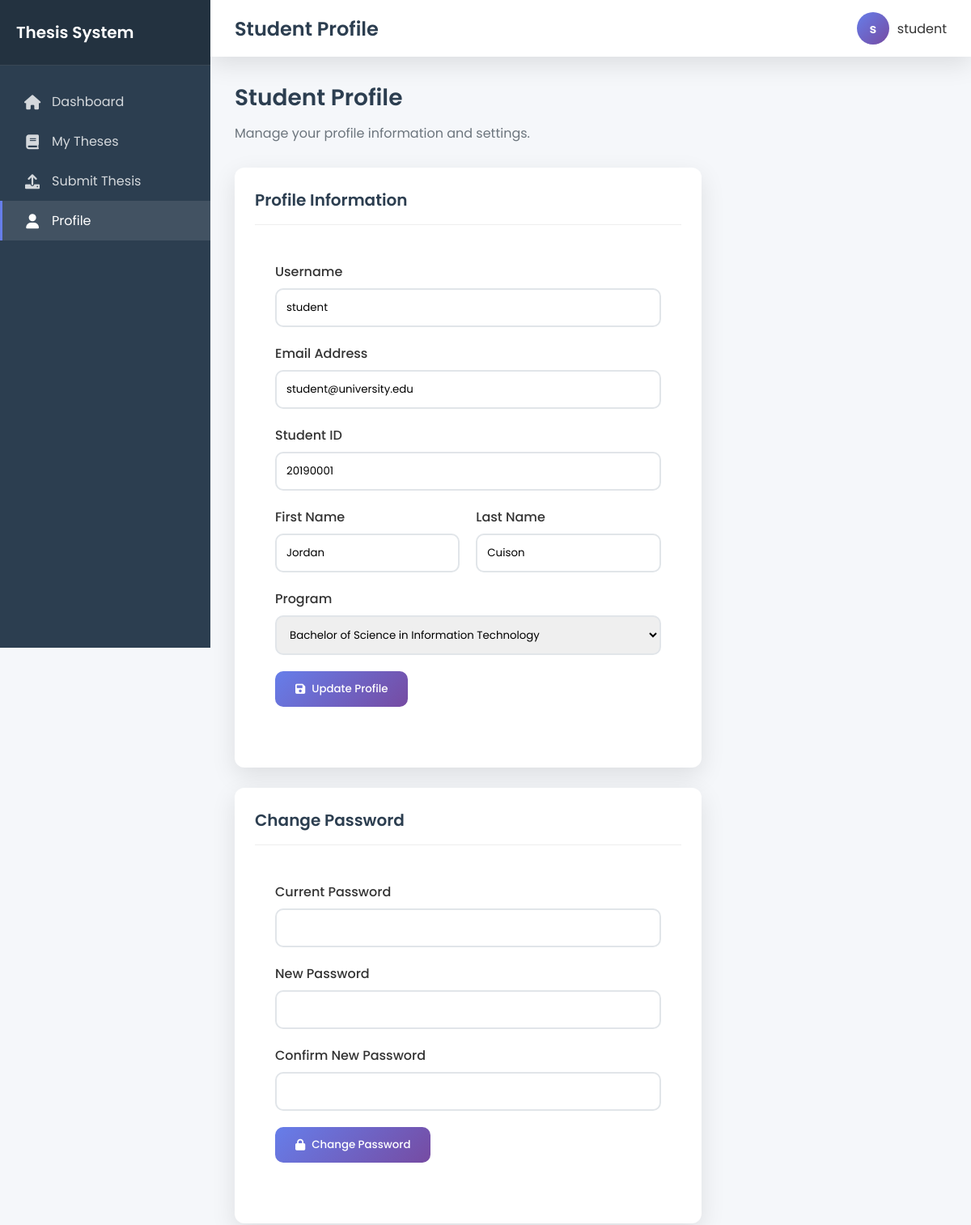
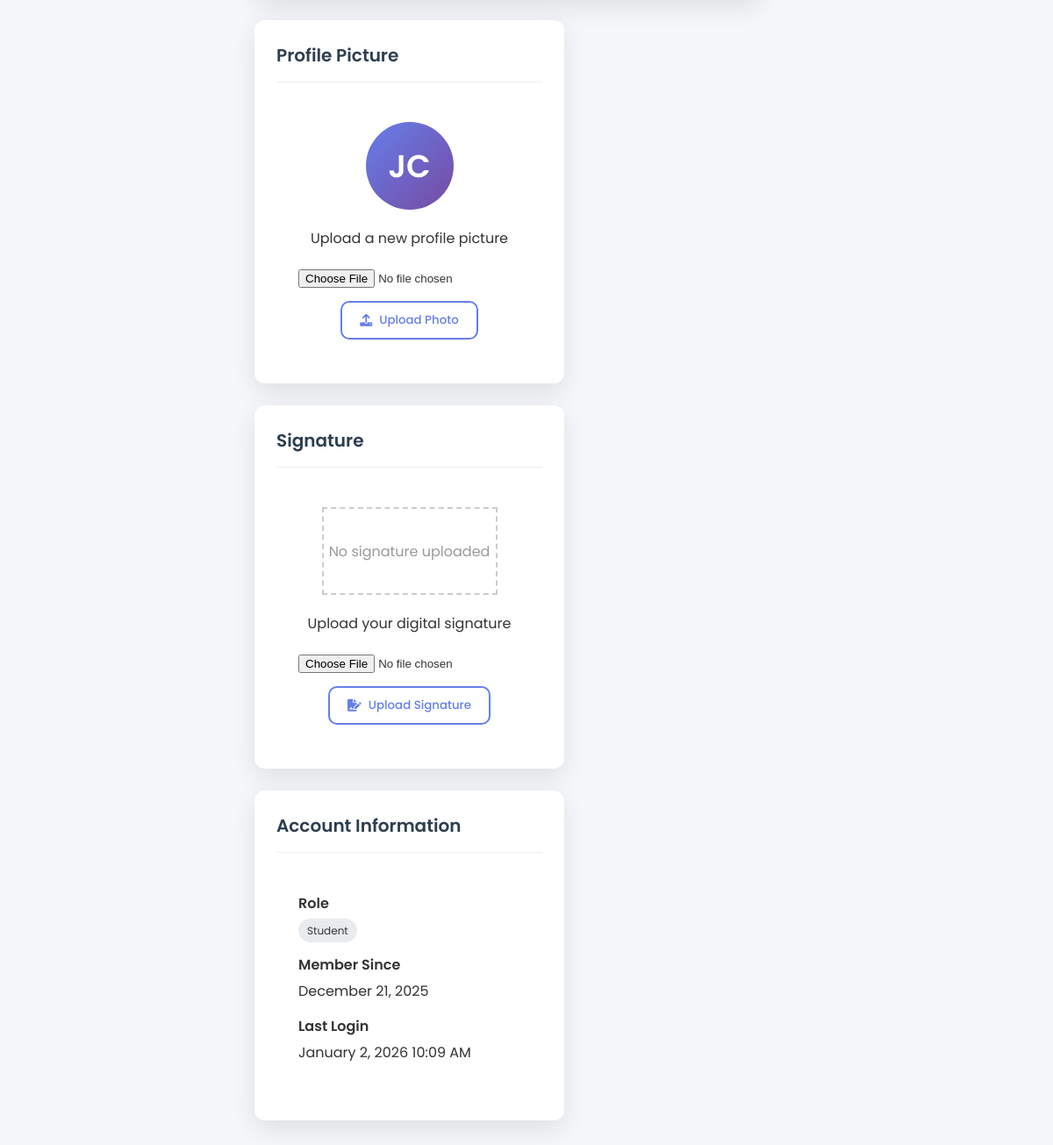
/student/profile.php (signed in), run on the app's committed database (2 pictures, top to bottom).
### tables this page shows
CREATE TABLE `users` (
  `id` int(11) NOT NULL,
  `username` varchar(50) NOT NULL,
  `email` varchar(100) NOT NULL,
  `password` varchar(255) NOT NULL,
  `role` enum('student','adviser','admin') NOT NULL,
  `first_name` varchar(50) NOT NULL,
  `last_name` varchar(50) NOT NULL,
  `middle_name` varchar(50) DEFAULT NULL,
  `student_id` varchar(20) DEFAULT NULL,
  `program_id` int(11) DEFAULT NULL,
  `profile_picture` varchar(255) DEFAULT NULL,
  `signature` varchar(255) DEFAULT NULL,
  `is_active` tinyint(1) DEFAULT 1,
  `last_login` timestamp NULL DEFAULT NULL,
  `created_at` timestamp NOT NULL DEFAULT current_timestamp(),
  `updated_at` timestamp NOT NULL DEFAULT current_timestamp() ON UPDATE current_timestamp()
);

CREATE TABLE `programs` (
  `id` int(11) NOT NULL,
  `department_id` int(11) NOT NULL,
  `name` varchar(100) NOT NULL,
  `description` text DEFAULT NULL,
  `created_at` timestamp NOT NULL DEFAULT current_timestamp(),
  `updated_at` timestamp NOT NULL DEFAULT current_timestamp() ON UPDATE current_timestamp()
);

### includes/Auth.php (called while the page is built, shortened)
<?php
class Auth
{
    public static function check()
    {
        return isset($_SESSION['logged_in']) && $_SESSION['logged_in'] === true;
    }
    public static function id()
    {
        return self::check() ? $_SESSION['user_id'] : null;
    }
}

### models/Model.php (called while the page is built, shortened)
<?php
class Model {
    public function __construct($database) {
        $this->pdo = $database;
    }
}
?>

### models/User.php (called while the page is built, shortened)
<?php
require_once 'Model.php';
class User extends Model
{
    public function getUserWithDetails($userId)
    {
        $stmt = $this->pdo->prepare("
            SELECT u.*, p.name as program_name, d.name as department_name
            FROM users u
            LEFT JOIN programs p ON u.program_id = p.id
            LEFT JOIN departments d ON p.department_id = d.id
            WHERE u.id = ?
        ");
        $stmt->execute([$userId]);
        return $stmt->fetch(PDO::FETCH_ASSOC);
    }
    public function getAllPrograms()
    {
        $stmt = $this->pdo->prepare("SELECT id, name FROM programs ORDER BY name");
        $stmt->execute();
        return $stmt->fetchAll(PDO::FETCH_ASSOC);
    }
}

### student/profile.php (the view, shortened to what this page needs)
<?php
require_once '../config/db.php';
require_once '../includes/Auth.php';
require_once '../models/User.php';
$userModel = new User($pdo);
$current_user = $userModel->getUserWithDetails(Auth::id());
$programs = $userModel->getAllPrograms();
?>
<div class="page-header">
    <h2>Student Profile</h2>
    <p>Manage your profile information and settings.</p>
</div>
<div class="row" style="display: flex; flex-wrap: wrap; margin: 0 -15px;">
    <div class="col-md-8" style="flex: 0 0 66.666%; padding: 0 15px;">
        <div class="card fade-in">
            <div class="card-header">
                <h3>Profile Information</h3>
            </div>
            <div class="card-body" style="padding: 25px;">
                <form method="POST" enctype="multipart/form-data">
                    <div class="form-group" style="margin-bottom: 20px;">
                        <label for="username" style="display: block; margin-bottom: 8px; font-weight: 500;">Username</label>
                        <input type="text" id="username" name="username" class="form-control" style="width: 100%; padding: 12px; border: 2px solid #e1e5e9; border-radius: 10px; font-family: 'Poppins', sans-serif;" value="<?php echo htmlspecialchars($current_user['username']); ?>" readonly>
                    </div>
                    <div class="form-group" style="margin-bottom: 20px;">
                        <label for="email" style="display: block; margin-bottom: 8px; font-weight: 500;">Email Address</label>
                        <input type="email" id="email" name="email" class="form-control" style="width: 100%; padding: 12px; border: 2px solid #e1e5e9; border-radius: 10px; font-family: 'Poppins', sans-serif;" value="<?php echo htmlspecialchars($current_user['email']); ?>" readonly>
                    </div>
                    <div class="form-group" style="margin-bottom: 20px;">
                        <label for="student_id" style="display: block; margin-bottom: 8px; font-weight: 500;">Student ID</label>
                        <input type="text" id="student_id" name="student_id" class="form-control" style="width: 100%; padding: 12px; border: 2px solid #e1e5e9; border-radius: 10px; font-family: 'Poppins', sans-serif;" value="<?php echo htmlspecialchars($current_user['student_id']); ?>" readonly>
                    </div>
                    <div class="row" style="display: flex; flex-wrap: wrap; margin: 0 -10px;">
                        <div class="col-md-6" style="flex: 0 0 50%; padding: 0 10px; margin-bottom: 20px;">
                            <div class="form-group">
                                <label for="first_name" style="display: block; margin-bottom: 8px; font-weight: 500;">First Name</label>
                                <input type="text" id="first_name" name="first_name" class="form-control" style="width: 100%; padding: 12px; border: 2px solid #e1e5e9; border-radius: 10px; font-family: 'Poppins', sans-serif;" value="<?php echo htmlspecialchars($current_user['first_name']); ?>">
                            </div>
                        </div>
                        <div class="col-md-6" style="flex: 0 0 50%; padding: 0 10px; margin-bottom: 20px;">
                            <div class="form-group">
                                <label for="last_name" style="display: block; margin-bottom: 8px; font-weight: 500;">Last Name</label>
                                <input type="text" id="last_name" name="last_name" class="form-control" style="width: 100%; padding: 12px; border: 2px solid #e1e5e9; border-radius: 10px; font-family: 'Poppins', sans-serif;" value="<?php echo htmlspecialchars($current_user['last_name']); ?>">
                            </div>
                        </div>
                    </div>
                    <div class="form-group" style="margin-bottom: 20px;">
                        <label for="program_id" style="display: block; margin-bottom: 8px; font-weight: 500;">Program</label>
                        <select id="program_id" name="program_id" class="form-control" style="width: 100%; padding: 12px; border: 2px solid #e1e5e9; border-radius: 10px; font-family: 'Poppins', sans-serif;">
                            <?php foreach ($programs as $program): ?>
                                <option value="<?php echo $program['id']; ?>" <?php echo ($current_user['program_id'] == $program['id']) ? 'selected' : ''; ?>><?php echo htmlspecialchars($program['name']); ?></option>
                            <?php endforeach; ?>
                        </select>
                    </div>
                    <div class="form-group" style="margin-bottom: 25px;">
                        <button type="submit" class="btn btn-primary" style="padding: 12px 25px; border: none; border-radius: 10px; font-family: 'Poppins', sans-serif; font-weight: 500; cursor: pointer; background: linear-gradient(135deg, #667eea 0%, #764ba2 100%); color: white;">
                            <i class="fas fa-save"></i> Update Profile
                        </button>
                    </div>
                </form>
            </div>
        </div>
        <div class="card fade-in">
            <div class="card-header">
                <h3>Change Password</h3>
            </div>
            <div class="card-body" style="padding: 25px;">
                <form method="POST" enctype="multipart/form-data">
                    <div class="form-group" style="margin-bottom: 20px;">
                        <label for="current_password" style="display: block; margin-bottom: 8px; font-weight: 500;">Current Password</label>
                        <input type="password" id="current_password" name="current_password" class="form-control" style="width: 100%; padding: 12px; border: 2px solid #e1e5e9; border-radius: 10px; font-family: 'Poppins', sans-serif;">
                    </div>
                    <div class="form-group" style="margin-bottom: 20px;">
                        <label for="new_password" style="display: block; margin-bottom: 8px; font-weight: 500;">New Password</label>
                        <input type="password" id="new_password" name="new_password" class="form-control" style="width: 100%; padding: 12px; border: 2px solid #e1e5e9; border-radius: 10px; font-family: 'Poppins', sans-serif;">
                    </div>
                    <div class="form-group" style="margin-bottom: 20px;">
                        <label for="confirm_password" style="display: block; margin-bottom: 8px; font-weight: 500;">Confirm New Password</label>
                        <input type="password" id="confirm_password" name="confirm_password" class="form-control" style="width: 100%; padding: 12px; border: 2px solid #e1e5e9; border-radius: 10px; font-family: 'Poppins', sans-serif;">
                    </div>
                    <div class="form-group" style="margin-bottom: 25px;">
                        <button type="submit" class="btn btn-primary" style="padding: 12px 25px; border: none; border-radius: 10px; font-family: 'Poppins', sans-serif; font-weight: 500; cursor: pointer; background: linear-gradient(135deg, #667eea 0%, #764ba2 100%); color: white;">
                            <i class="fas fa-lock"></i> Change Password
                        </button>
                    </div>
                </form>
            </div>
        </div>
    </div>
    <div class="col-md-4" style="flex: 0 0 33.333%; padding: 0 15px;">
        <div class="card fade-in">
            <div class="card-header">
                <h3>Profile Picture</h3>
            </div>
            <div class="card-body" style="padding: 25px; text-align: center;">
                <form method="POST" enctype="multipart/form-data">
                    <div class="user-avatar" style="width: 100px; height: 100px; border-radius: 50%; background: linear-gradient(135deg, #667eea 0%, #764ba2 100%); display: flex; align-items: center; justify-content: center; color: white; font-weight: 600; font-size: 36px; margin: 0 auto 20px;">
                        <?php if (!empty($current_user['profile_picture']) && file_exists($current_user['profile_picture'])): ?>
                            <img src="<?php echo $current_user['profile_picture']; ?>" alt="Profile Picture" style="width: 100%; height: 100%; border-radius: 50%; object-fit: cover;">
                        <?php else: ?>
                            <?php echo substr($current_user['first_name'], 0, 1) . substr($current_user['last_name'], 0, 1); ?>
                        <?php endif; ?>
                    </div>
                    <p style="margin-bottom: 20px;">Upload a new profile picture</p>
                    <input type="file" name="profile_picture" accept="image/*" style="margin-bottom: 15px;">
                    <button type="submit" class="btn btn-outline" style="padding: 10px 20px; border: 2px solid #667eea; border-radius: 10px; color: #667eea; font-family: 'Poppins', sans-serif; font-weight: 500; cursor: pointer;">
                        <i class="fas fa-upload"></i> Upload Photo
                    </button>
                </form>
            </div>
        </div>
        <div class="card fade-in">
            <div class="card-header">
                <h3>Signature</h3>
            </div>
            <div class="card-body" style="padding: 25px; text-align: center;">
                <form method="POST" enctype="multipart/form-data">
                    <div style="width: 200px; height: 100px; border: 2px dashed #ccc; margin: 0 auto 20px; display: flex; align-items: center; justify-content: center;">
                        <?php if (!empty($current_user['signature']) && file_exists($current_user['signature'])): ?>
                            <img src="<?php echo $current_user['signature']; ?>" alt="Signature" style="max-width: 100%; max-height: 100%;">
                        <?php else: ?>
                            <span style="color: #999;">No signature uploaded</span>
                        <?php endif; ?>
                    </div>
                    <p style="margin-bottom: 20px;">Upload your digital signature</p>
                    <input type="file" name="signature" accept="image/*" style="margin-bottom: 15px;">
                    <button type="submit" class="btn btn-outline" style="padding: 10px 20px; border: 2px solid #667eea; border-radius: 10px; color: #667eea; font-family: 'Poppins', sans-serif; font-weight: 500; cursor: pointer;">
                        <i class="fas fa-file-signature"></i> Upload Signature
                    </button>
                </form>
            </div>
        </div>
        <div class="card fade-in">
            <div class="card-header">
                <h3>Account Information</h3>
            </div>
            <div class="card-body" style="padding: 25px;">
                <div class="detail-row" style="margin-bottom: 15px;">
                    <label style="font-weight: 600; display: block; margin-bottom: 5px;">Role</label>
                    <p style="margin: 0;">
                        <span style="padding: 5px 10px; border-radius: 20px; font-size: 12px; background: #e9ecef;">
                            Student
                        </span>
                    </p>
                </div>
                <div class="detail-row" style="margin-bottom: 15px;">
                    <label style="font-weight: 600; display: block; margin-bottom: 5px;">Member Since</label>
                    <p style="margin: 0;"><?php echo date('F j, Y', strtotime($current_user['created_at'])); ?></p>
                </div>
                <div class="detail-row" style="margin-bottom: 15px;">
                    <label style="font-weight: 600; display: block; margin-bottom: 5px;">Last Login</label>
                    <p style="margin: 0;"><?php echo $current_user['last_login'] ? date('F j, Y g:i A', strtotime($current_user['last_login'])) : 'Never'; ?></p>
                </div>
            </div>
        </div>
    </div>
</div>
<?php
include '../views/shared/layout.php';
?>

### views/shared/layout.php (style rules this page uses)
:root { --primary-gradient: linear-gradient(135deg, #667eea 0%, #764ba2 100%); --secondary-gradient: linear-gradient(135deg, #f093fb 0%, #f5576c 100%); --success-gradient: linear-gradient(135deg, #43e97b 0%, #38f9d7 100%); --warning-gradient: linear-gradient(135deg, #ff9a9e 0%, #fecfef 100%); --dark: #2c3e50; --light: #f8f9fa; --gray: #6c757d; --border-radius: 12px; --box-shadow: 0 10px 30px rgba(0, 0, 0, 0.1); }
* { margin: 0; padding: 0; box-sizing: border-box; }
body { font-family: 'Poppins', sans-serif; background: #f5f7fa; color: #333; min-height: 100vh; }
.user-avatar { width: 40px; height: 40px; border-radius: 50%; background: var(--primary-gradient); display: flex; align-items: center; justify-content: center; color: white; font-weight: 600; }
.page-header { margin-bottom: 30px; }
.page-header h2 { font-size: 28px; font-weight: 600; color: var(--dark); margin: 0 0 10px 0; }
.page-header p { color: var(--gray); font-size: 16px; margin: 0; }
.card { background: white; border-radius: var(--border-radius); box-shadow: var(--box-shadow); padding: 25px; margin-bottom: 25px; transition: transform 0.3s ease; }
.card-header { border-bottom: 1px solid #eee; padding-bottom: 15px; margin-bottom: 20px; }
.card-header h3 { font-size: 20px; font-weight: 600; margin: 0; color: var(--dark); }
.btn { padding: 12px 20px; border: none; border-radius: var(--border-radius); font-family: 'Poppins', sans-serif; font-weight: 500; cursor: pointer; transition: all 0.3s ease; text-decoration: none; display: inline-flex; align-items: center; justify-content: center; gap: 8px; }
.btn i { font-size: 14px; }
.btn-primary { background: var(--primary-gradient); color: white; }
.btn-outline { background: transparent; border: 2px solid #667eea; color: #667eea; }
.fade-in { animation: fadeIn 0.6s ease-out; }

### data on the page
users: username "student", email "student@university.edu", student_id "20190001", first_name "Jordan", last_name "Cuison", program_id "Bachelor of Science in Information Technology", first_name "J", last_name "C", created_at "December 21, 2025", last_login "January 2, 2026 10:09 AM"

### other printed values
$item['title'] "Dashboard"
$item['title'] "My Theses"
$item['title'] "Submit Thesis"
$item['title'] "Profile"
$title "Student Profile"
substr($_SESSION['username'], 0, 1) "s"
$_SESSION['username'] "student"
